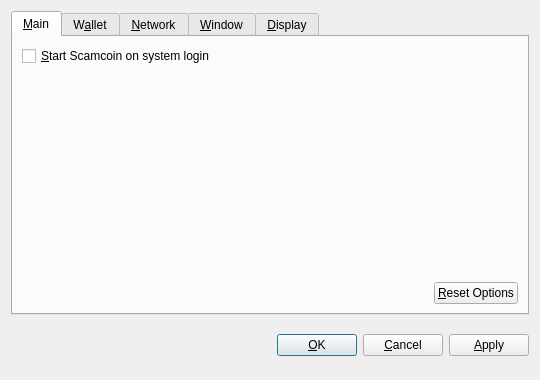
<?xml version="1.0" encoding="UTF-8"?>
<ui version="4.0">
 <class>OptionsDialog</class>
 <widget class="QDialog" name="OptionsDialog">
  <property name="geometry">
   <rect>
    <x>0</x>
    <y>0</y>
    <width>540</width>
    <height>380</height>
   </rect>
  </property>
  <property name="windowTitle">
   <string>Options</string>
  </property>
  <property name="modal">
   <bool>true</bool>
  </property>
  <layout class="QVBoxLayout" name="verticalLayout">
   <item>
    <widget class="QTabWidget" name="tabWidget">
     <property name="tabPosition">
      <enum>QTabWidget::North</enum>
     </property>
     <property name="currentIndex">
      <number>0</number>
     </property>
     <widget class="QWidget" name="tabMain">
      <attribute name="title">
       <string>&amp;Main</string>
      </attribute>
      <layout class="QVBoxLayout" name="verticalLayout_Main">
       <item>
        <widget class="QCheckBox" name="bitcoinAtStartup">
         <property name="toolTip">
          <string>Automatically start Scamcoin after logging in to the system.</string>
         </property>
         <property name="text">
          <string>&amp;Start Scamcoin on system login</string>
         </property>
        </widget>
       </item>
       <item>
        <spacer name="verticalSpacer_Main">
         <property name="orientation">
          <enum>Qt::Vertical</enum>
         </property>
         <property name="sizeHint" stdset="0">
          <size>
           <width>20</width>
           <height>40</height>
          </size>
         </property>
        </spacer>
       </item>
       <item>
        <layout class="QHBoxLayout" name="horizontalLayout_2_Main">
         <item>
          <spacer name="horizontalSpacer_2_Main">
           <property name="orientation">
            <enum>Qt::Horizontal</enum>
           </property>
           <property name="sizeHint" stdset="0">
            <size>
             <width>40</width>
             <height>20</height>
            </size>
           </property>
          </spacer>
         </item>
         <item>
          <widget class="QPushButton" name="resetButton">
           <property name="toolTip">
            <string>Reset all client options to default.</string>
           </property>
           <property name="text">
            <string>&amp;Reset Options</string>
           </property>
           <property name="autoDefault">
            <bool>false</bool>
           </property>
          </widget>
         </item>
        </layout>
       </item>
      </layout>
     </widget>
     <widget class="QWidget" name="tabWallet">
      <attribute name="title">
       <string>W&amp;allet</string>
      </attribute>
      <layout class="QVBoxLayout" name="verticalLayout_Network">
       <item>
        <widget class="QLabel" name="transactionFeeInfoLabel">
         <property name="text">
          <string>Optional transaction fee per kB that helps make sure your transactions are processed quickly. Most transactions are 1 kB.</string>
         </property>
         <property name="textFormat">
          <enum>Qt::PlainText</enum>
         </property>
         <property name="wordWrap">
          <bool>true</bool>
         </property>
        </widget>
       </item>
       <item>
        <layout class="QHBoxLayout" name="horizontalLayout_1_Main">
         <item>
          <widget class="QLabel" name="transactionFeeLabel">
           <property name="text">
            <string>Pay transaction &amp;fee</string>
           </property>
           <property name="textFormat">
            <enum>Qt::PlainText</enum>
           </property>
           <property name="buddy">
            <cstring>transactionFee</cstring>
           </property>
          </widget>
         </item>
         <item>
          <widget class="BitcoinAmountField" name="transactionFee"/>
         </item>
         <item>
          <spacer name="horizontalSpacer_1_Main">
           <property name="orientation">
            <enum>Qt::Horizontal</enum>
           </property>
           <property name="sizeHint" stdset="0">
            <size>
             <width>40</width>
             <height>20</height>
            </size>
           </property>
          </spacer>
         </item>
        </layout>
       </item>
       <item>
        <widget class="QLabel" name="label">
         <property name="text">
          <string>If you disable the spending of unconfirmed change, the change from a transaction cannot be used until that transaction has at least one confirmation. This also affects how your balance is computed.</string>
         </property>
         <property name="wordWrap">
          <bool>true</bool>
         </property>
        </widget>
       </item>
       <item>
        <widget class="QCheckBox" name="spendZeroConfChange">
         <property name="text">
          <string>Spend unconfirmed change  (experts only)</string>
         </property>
        </widget>
       </item>
       <item>
        <spacer name="verticalSpacer">
         <property name="orientation">
          <enum>Qt::Vertical</enum>
         </property>
         <property name="sizeHint" stdset="0">
          <size>
           <width>20</width>
           <height>40</height>
          </size>
         </property>
        </spacer>
       </item>
      </layout>
     </widget>
     <widget class="QWidget" name="tabNetwork">
      <attribute name="title">
       <string>&amp;Network</string>
      </attribute>
      <layout class="QVBoxLayout" name="verticalLayout_Network">
       <item>
        <widget class="QCheckBox" name="mapPortUpnp">
         <property name="toolTip">
          <string>Automatically open the Scamcoin client port on the router. This only works when your router supports UPnP and it is enabled.</string>
         </property>
         <property name="text">
          <string>Map port using &amp;UPnP</string>
         </property>
        </widget>
       </item>
       <item>
        <widget class="QCheckBox" name="connectSocks">
         <property name="toolTip">
          <string>Connect to the Scamcoin network through a SOCKS proxy (e.g. when connecting through Tor).</string>
         </property>
         <property name="text">
          <string>&amp;Connect through SOCKS proxy:</string>
         </property>
        </widget>
       </item>
       <item>
        <layout class="QHBoxLayout" name="horizontalLayout_Network">
         <item>
          <widget class="QLabel" name="proxyIpLabel">
           <property name="text">
            <string>Proxy &amp;IP:</string>
           </property>
           <property name="textFormat">
            <enum>Qt::PlainText</enum>
           </property>
           <property name="buddy">
            <cstring>proxyIp</cstring>
           </property>
          </widget>
         </item>
         <item>
          <widget class="QValidatedLineEdit" name="proxyIp">
           <property name="maximumSize">
            <size>
             <width>140</width>
             <height>16777215</height>
            </size>
           </property>
           <property name="toolTip">
            <string>IP address of the proxy (e.g. 127.0.0.1)</string>
           </property>
          </widget>
         </item>
         <item>
          <widget class="QLabel" name="proxyPortLabel">
           <property name="text">
            <string>&amp;Port:</string>
           </property>
           <property name="textFormat">
            <enum>Qt::PlainText</enum>
           </property>
           <property name="buddy">
            <cstring>proxyPort</cstring>
           </property>
          </widget>
         </item>
         <item>
          <widget class="QLineEdit" name="proxyPort">
           <property name="maximumSize">
            <size>
             <width>55</width>
             <height>16777215</height>
            </size>
           </property>
           <property name="toolTip">
            <string>Port of the proxy (e.g. 9050)</string>
           </property>
          </widget>
         </item>
         <item>
          <widget class="QLabel" name="socksVersionLabel">
           <property name="text">
            <string>SOCKS &amp;Version:</string>
           </property>
           <property name="textFormat">
            <enum>Qt::PlainText</enum>
           </property>
           <property name="buddy">
            <cstring>socksVersion</cstring>
           </property>
          </widget>
         </item>
         <item>
          <widget class="QValueComboBox" name="socksVersion">
           <property name="toolTip">
            <string>SOCKS version of the proxy (e.g. 5)</string>
           </property>
          </widget>
         </item>
         <item>
          <spacer name="horizontalSpacer_Network">
           <property name="orientation">
            <enum>Qt::Horizontal</enum>
           </property>
           <property name="sizeHint" stdset="0">
            <size>
             <width>40</width>
             <height>20</height>
            </size>
           </property>
          </spacer>
         </item>
        </layout>
       </item>
       <item>
        <spacer name="verticalSpacer_Network">
         <property name="orientation">
          <enum>Qt::Vertical</enum>
         </property>
         <property name="sizeHint" stdset="0">
          <size>
           <width>20</width>
           <height>40</height>
          </size>
         </property>
        </spacer>
       </item>
      </layout>
     </widget>
     <widget class="QWidget" name="tabWindow">
      <attribute name="title">
       <string>&amp;Window</string>
      </attribute>
      <layout class="QVBoxLayout" name="verticalLayout_Window">
       <item>
        <widget class="QCheckBox" name="minimizeToTray">
         <property name="toolTip">
          <string>Show only a tray icon after minimizing the window.</string>
         </property>
         <property name="text">
          <string>&amp;Minimize to the tray instead of the taskbar</string>
         </property>
        </widget>
       </item>
       <item>
        <widget class="QCheckBox" name="minimizeOnClose">
         <property name="toolTip">
          <string>Minimize instead of exit the application when the window is closed. When this option is enabled, the application will be closed only after selecting Quit in the menu.</string>
         </property>
         <property name="text">
          <string>M&amp;inimize on close</string>
         </property>
        </widget>
       </item>
       <item>
        <spacer name="verticalSpacer_Window">
         <property name="orientation">
          <enum>Qt::Vertical</enum>
         </property>
         <property name="sizeHint" stdset="0">
          <size>
           <width>20</width>
           <height>40</height>
          </size>
         </property>
        </spacer>
       </item>
      </layout>
     </widget>
     <widget class="QWidget" name="tabDisplay">
      <attribute name="title">
       <string>&amp;Display</string>
      </attribute>
      <layout class="QVBoxLayout" name="verticalLayout_Display">
       <item>
        <layout class="QHBoxLayout" name="horizontalLayout_1_Display">
         <item>
          <widget class="QLabel" name="langLabel">
           <property name="text">
            <string>User Interface &amp;language:</string>
           </property>
           <property name="textFormat">
            <enum>Qt::PlainText</enum>
           </property>
           <property name="buddy">
            <cstring>lang</cstring>
           </property>
          </widget>
         </item>
         <item>
          <widget class="QValueComboBox" name="lang">
           <property name="toolTip">
            <string>The user interface language can be set here. This setting will take effect after restarting Scamcoin.</string>
           </property>
          </widget>
         </item>
        </layout>
       </item>
       <item>
        <layout class="QHBoxLayout" name="horizontalLayout_2_Display">
         <item>
          <widget class="QLabel" name="unitLabel">
           <property name="text">
            <string>&amp;Unit to show amounts in:</string>
           </property>
           <property name="textFormat">
            <enum>Qt::PlainText</enum>
           </property>
           <property name="buddy">
            <cstring>unit</cstring>
           </property>
          </widget>
         </item>
         <item>
          <widget class="QValueComboBox" name="unit">
           <property name="toolTip">
            <string>Choose the default subdivision unit to show in the interface and when sending coins.</string>
           </property>
          </widget>
         </item>
        </layout>
       </item>
       <item>
        <widget class="QCheckBox" name="displayAddresses">
         <property name="toolTip">
          <string>Whether to show Scamcoin addresses in the transaction list or not.</string>
         </property>
         <property name="text">
          <string>&amp;Display addresses in transaction list</string>
         </property>
        </widget>
       </item>
       <item>
        <widget class="QCheckBox" name="coinControlFeatures">
         <property name="toolTip">
          <string>Whether to show coin control features or not.</string>
         </property>
         <property name="text">
          <string>Display coin &amp;control features (experts only!)</string>
         </property>
        </widget>
       </item>
       <item>
        <spacer name="verticalSpacer_Display">
         <property name="orientation">
          <enum>Qt::Vertical</enum>
         </property>
         <property name="sizeHint" stdset="0">
          <size>
           <width>20</width>
           <height>40</height>
          </size>
         </property>
        </spacer>
       </item>
      </layout>
     </widget>
    </widget>
   </item>
   <item>
    <layout class="QHBoxLayout" name="horizontalLayout_Buttons">
     <item>
      <spacer name="horizontalSpacer_1">
       <property name="orientation">
        <enum>Qt::Horizontal</enum>
       </property>
       <property name="sizeHint" stdset="0">
        <size>
         <width>40</width>
         <height>48</height>
        </size>
       </property>
      </spacer>
     </item>
     <item>
      <widget class="QLabel" name="statusLabel">
       <property name="font">
        <font>
         <weight>75</weight>
         <bold>true</bold>
        </font>
       </property>
       <property name="text">
        <string/>
       </property>
       <property name="textFormat">
        <enum>Qt::PlainText</enum>
       </property>
       <property name="wordWrap">
        <bool>true</bool>
       </property>
      </widget>
     </item>
     <item>
      <spacer name="horizontalSpacer_2">
       <property name="orientation">
        <enum>Qt::Horizontal</enum>
       </property>
       <property name="sizeHint" stdset="0">
        <size>
         <width>40</width>
         <height>48</height>
        </size>
       </property>
      </spacer>
     </item>
     <item>
      <widget class="QPushButton" name="okButton">
       <property name="text">
        <string>&amp;OK</string>
       </property>
      </widget>
     </item>
     <item>
      <widget class="QPushButton" name="cancelButton">
       <property name="text">
        <string>&amp;Cancel</string>
       </property>
       <property name="autoDefault">
        <bool>false</bool>
       </property>
      </widget>
     </item>
     <item>
      <widget class="QPushButton" name="applyButton">
       <property name="text">
        <string>&amp;Apply</string>
       </property>
       <property name="autoDefault">
        <bool>false</bool>
       </property>
      </widget>
     </item>
    </layout>
   </item>
  </layout>
 </widget>
 <customwidgets>
  <customwidget>
   <class>BitcoinAmountField</class>
   <extends>QSpinBox</extends>
   <header>bitcoinamountfield.h</header>
  </customwidget>
  <customwidget>
   <class>QValueComboBox</class>
   <extends>QComboBox</extends>
   <header>qvaluecombobox.h</header>
  </customwidget>
  <customwidget>
   <class>QValidatedLineEdit</class>
   <extends>QLineEdit</extends>
   <header>qvalidatedlineedit.h</header>
  </customwidget>
 </customwidgets>
 <resources/>
 <connections/>
</ui>
